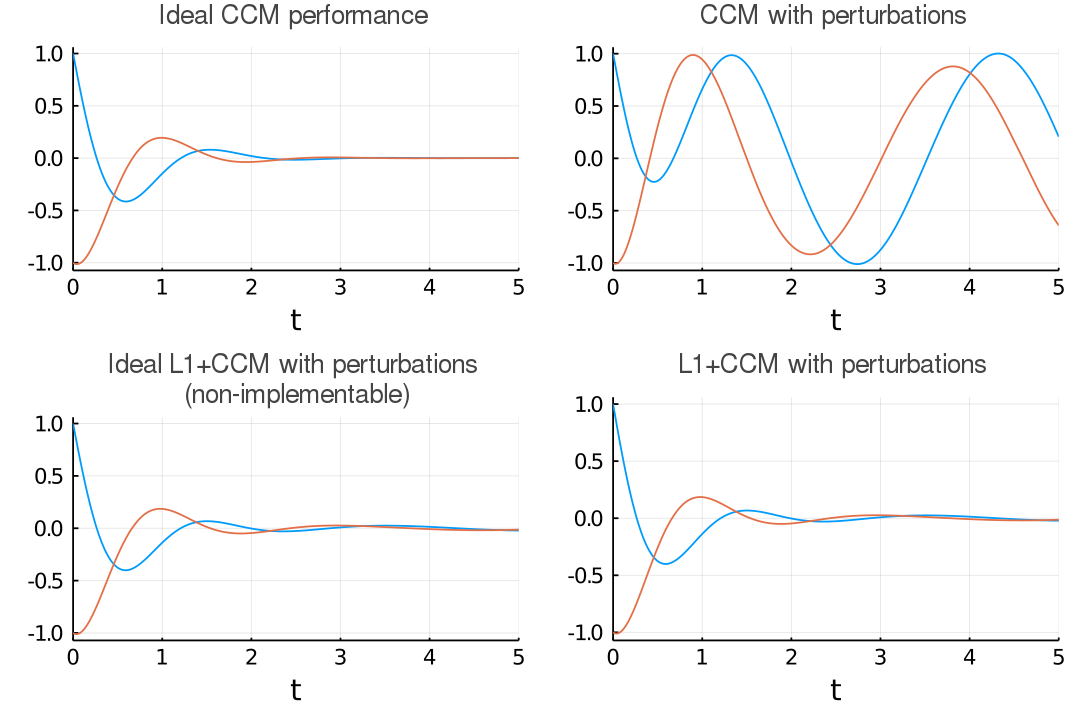

This chart was generated by the following Julia code:
using SafeFeedbackMotionPlanning
using DifferentialEquations
using Plots
using LinearAlgebra

include("traj.jl")

# Define system matrices or functions
f(x) = [-x[1] + 2*x[2];
        -0.25*x[2]^3 - 3*x[1] + 4*x[2]]
B = [0.5, -2.0]

# Simulation time span
tspan = (0., 5.)

# Intial condition of the system
x0 = [1.0, -1.0]

# Define desired regulation point or trajectories (as functions)
xs = [0.0, 0.0]
us = 0.0

# Control Contraction Metric
W = [4.25828 -0.93423; -0.93423 3.76692]
λ = 1.74

# Uncertainty unknown to the controller
h(t, x) = -2*sin(2*t) -0.01*x'*x

# Upper bound on the norm of the uncertainty
# for any x ∈ Ω(ρ) and t ≥ 0 (see paper for more details)
Δh = 2.1
ω = 90
Γ = 4e7

# Construct objects using the parameters you just defined
sys_p = sys_params(f, B)
ccm_p = ccm_params(xs, us, λ, W)
l1_p = l1_params(ω, Γ, Δh)

# CCM only system without perturbations
nom_sys = nominal_system(sys_p, ccm_p)
nom_sol = solve(nom_sys, x0, tspan, Tsit5(), progress = true, progress_steps = 1)

# CCM only system with perturbations
ptb_sys = nominal_system(sys_p, ccm_p, h)
ptb_sol = solve(ptb_sys, x0, tspan, Tsit5(), progress = true, progress_steps = 1)

# L1 Reference sysem with perturbations AKA (non-implementable) ideal
# performance of the L1 system with full knowledge of the uncertainty
ref_sys = reference_system(sys_p, ccm_p, ω, h)
ref_sol = solve(ref_sys, x0, tspan, Tsit5(), progress = true, progress_steps = 1)

# L1 + CCM system with perturbations
l1_sys = l1_system(sys_p, ccm_p, l1_p, h)
l1_sol = solve(l1_sys, x0, tspan, Rosenbrock23(), progress = true, progress_steps = 1, saveat = 0.01)

l = @layout [a b; c d]
p1 = plot(nom_sol, vars=[(0,1),(0,2)], title="Ideal CCM performance", legend=:none)
p2 = plot(ptb_sol, vars=[(0,1),(0,2)], title="CCM with perturbations", legend=:none)
p3 = plot(ref_sol, vars=[(0,1),(0,2)], title="Ideal L1+CCM with perturbations\n (non-implementable)", legend=:none)
p4 = plot(l1_sol, vars=[(0,1),(0,2)], title="L1+CCM with perturbations", legend=:none)
plot(p1, p2, p3, p4, layout=l)
